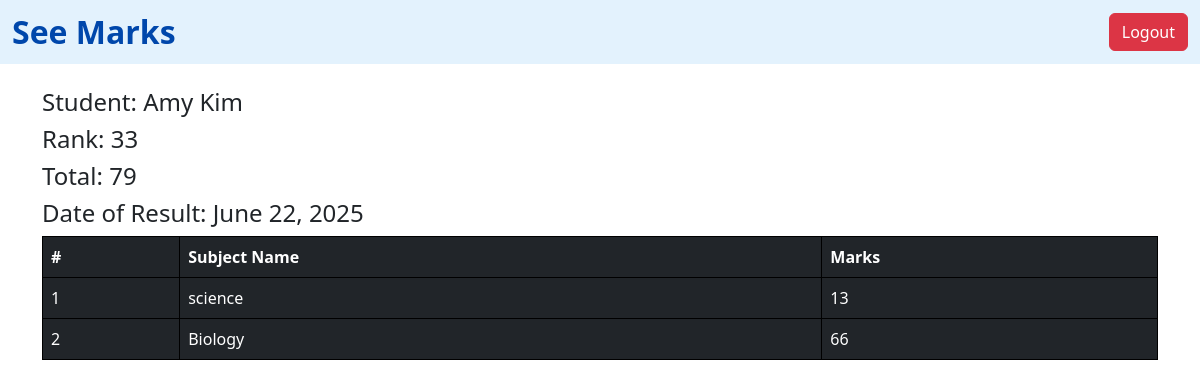
Page /see_marks/12/ on the committed database.
### vege/models.py (models this page shows, shortened)
class Student(models.Model):
    student_name = models.CharField(max_length=100)
    student_id = models.OneToOneField(StudentID, related_name="studentid", on_delete=models.CASCADE)
    student_email = models.EmailField(unique=True)
    department = models.ForeignKey(Department, on_delete=models.CASCADE)
    student_age = models.IntegerField(default=18)
    student_address = models.TextField(default = 100)
    is_active = models.BooleanField(default=True)
    class Meta:
        ordering = ['student_name']
        verbose_name = "student"

class ReportCard(models.Model):
    student = models.ForeignKey(Student, on_delete=models.CASCADE)
    student_rank = models.IntegerField()
    date_of_report_card_generation = models.DateField(auto_now_add=True)
    class Meta:
        unique_together = ['student_rank', 'date_of_report_card_generation']

class SubjectMarks(models.Model):
    student = models.ForeignKey(Student, related_name="studentmarks", on_delete=models.CASCADE)
    subject = models.ForeignKey(Subjects, on_delete=models.CASCADE)
    marks = models.IntegerField()
    class Meta:
        unique_together = ['student' , 'subject']

class Subjects(models.Model):
    subject_name = models.CharField(max_length = 100)

### vege/views.py (the view)
# urls.py: path('see_marks/<int:student_id>/', see_marks, name='see_marks'),
def see_marks(request, student_id):
    try:
        student = Student.objects.get(student_id__id=student_id)
        queryset = SubjectMarks.objects.filter(student=student)
        total_marks = queryset.aggregate(total_marks=Sum('marks'))
        report_card = ReportCard.objects.filter(student=student).first()
    except Student.DoesNotExist:
        student = None
        queryset = []
        total_marks = {'total_marks': 0}
        report_card = None
    return render(request, 'report/see_marks.html', {
        'student': student,
        'queryset': queryset,
        'total_marks': total_marks,
        'report_card': report_card,
    })

### vege/templates/report/see_marks.html
{% extends "base.html" %}
{% block start %}
<nav class="navbar navbar-expand-lg" style="background-color: #e3f2fd;">
    <div class="container-fluid">
        <span class="navbar-brand mb-0 h1 fw-bold" style="font-size: 2rem; color: #0047ab;">See Marks</span>
        <div class="d-flex">
            <a href="{% url 'logout' %}" class="btn btn-danger">Logout</a>
        </div>
    </div>
</nav>
<div class="container mt-4">
    <h4>Student: {{ student.student_name }}</h4>
{% if report_card %}
    <h4>Rank: {{ report_card.student_rank }}</h4>
{% else %}
    <h4 class="text-danger">Rank: Not Available</h4>
{% endif %}
<h4>Total: {{ total_marks.total_marks }}</h4>
<h4>Date of Result: {{ report_card.date_of_report_card_generation }}</h4>
    <table class="table table-dark">
        <thead>
            <tr>
                <th>#</th>
                <th>Subject Name</th>
                <th>Marks</th>
            </tr>
        </thead>
        <tbody>
            {% for marks in queryset %}
            <tr>
                <td>{{ forloop.counter }}</td>
                <td>{{ marks.subject.subject_name }}</td>
                <td>{{ marks.marks }}</td>
            </tr>
            {% empty %}
            <tr>
                <td colspan="3" class="text-center">No marks found.</td>
            </tr>
            {% endfor %}
        </tbody>
    </table>
</div>
{% endblock %}

### core/templates/base.html (style rules this page uses)
table, th, td { border: 1px solid black; }

### rows in the picture
Student: student_name "Amy Kim"
ReportCard: student_rank "33", date_of_report_card_generation "June 22, 2025"
SubjectMarks: subject.subject_name "science", marks "13"
SubjectMarks: subject.subject_name "Biology", marks "66"

### other values in the picture
{{ total_marks.total_marks }} "79"
